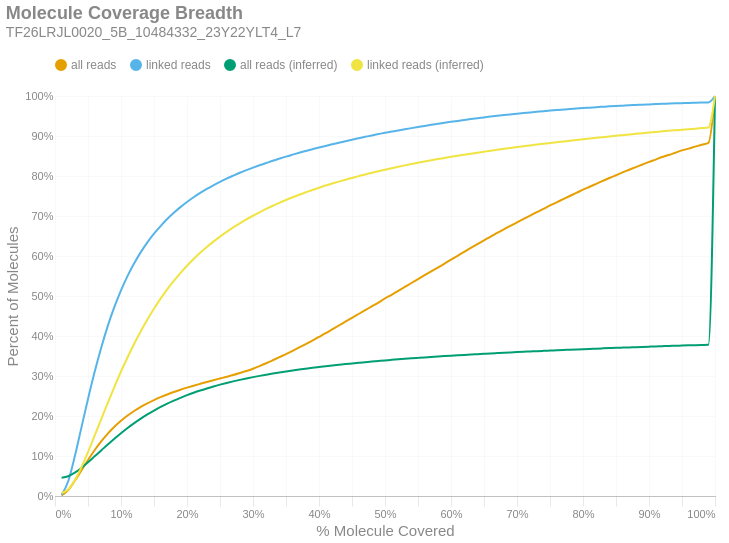

The notebook cell this image was saved under:
### Markdown cell above
### Molecule Read Coverage
This chart shows molecule coverage breadth as computed by the number of bases aligned to that molecule. In other words, "*how much of each unique long molecule is actually sequenced/aligned?*" Keep in mind there is a distinction between sequences and alignments, since some sequences belonging to a particular molecule may not align well and wouldn't appear in the alignment data. This chart also shows molecule coverage breadth as computed by the *inferred fragment* from which the aligned sequences originate. Unlike read coverage, this calculation takes into account the total insert size, including unsequenced gaps between the forward and reverse reads. Like the previous figures, these are cumulative percents.

### Code cell
if SKIPLR:
    print_html(f"Skipped")
else:
    binned_df = consolidated_hist(valids['coverage_bp'], mask, 0.01, True)
    binned_df_inf = consolidated_hist(valids['coverage_inserts'], mask, 0.01, True)
    binned_df = binned_df.with_columns(pl.lit(binned_df_inf['all reads (cumsum)']).alias('all reads (inferred)'))
    binned_df = binned_df.with_columns(pl.lit(binned_df_inf['linked reads (cumsum)']).alias('linked reads (inferred)'))
    binned_df = binned_df.with_columns(
        (pl.col('bin').cast(pl.Float64) + 0.01).alias('right_edge')
    )

    with SafeRender(binned_df):
        (
            density_plot(binned_df, 'Molecule Coverage Breadth', samplename, 'molcov', ['all reads (inferred)','linked reads (inferred)'])
            .encode(
                #x=alt.X('bin:Q', title="% Molecule Covered").axis(format = '%').scale(padding=0),
                x=alt.X('right_edge:Q', title="% Molecule Covered").axis(format='%').scale(padding=0),
                y=alt.Y('value:Q', title='Percent of Molecules')
                    .axis(format='%')
                    .stack(False)
                    .scale(domainMin=0, padding=0),
                color=alt.Color("key:N").scale(domain = ["all reads", "linked reads", "all reads (inferred)", "linked reads (inferred)"]),
                tooltip = [
                    alt.Tooltip("key:N", title = "Data Type"),
                    alt.Tooltip("range_label:N", title="% Molecule Covered"),
                    alt.Tooltip("value:Q", format = ".2%", title="% Molecules")
                ]
            )
        ).display()

### Figure 1 — Vega-Lite specification as saved in the notebook (floating-point values rounded to 4 significant figures)
{"width": "container", "height": 400, "config": {"title": {"anchor": "start", "dy": -15, "fontSize": 18, "color": "#888888", "subtitleColor": "#888888", "subtitleFontSize": 14}, "arc": {"fill": "#0072B2"}, "axis": {"domainColor": "#888888", "domainWidth": 0.5, "gridWidth": 0.2, "grid": false, "titleFontWeight": 400, "titleFontSize": 15, "labelFontSize": 11, "labelColor": "#888888", "tickColor": "#888888", "tickWidth": 0.2, "titleColor": "#888888"}, "axisBand": {"grid": false}, "axisX": {"grid": true, "tickSize": 10, "domainCap": "round"}, "axisY": {"domain": false, "grid": true, "tickSize": 0, "domainCap": "round"}, "background": "transparent", "header": {"labelFontSize": 15, "labelColor": "#888888", "titleFontSize": 15, "titleFontWeight": 600, "titleColor": "#888888"}, "legend": {"labelFont": "sans-serif", "labelFontSize": 12, "labelColor": "#888888", "symbolSize": 100, "symbolType": "circle", "titleFontSize": 12, "titlePadding": 10, "titleColor": "#888888", "title": null, "orient": "top"}, "range": {"category": ["#E69F00", "#56B4E9", "#009E73", "#F0E442", "#0072B2", "#D55E00", "#CC79A7", "#000000"], "diverging": ["#cfe8f3", "#a2d4ec", "#73bfe2", "#46abdb", "#1696d2", "#12719e"]}, "area": {"fill": "#0072B2", "fillOpacity": 0.7, "line": true, "strokeOpacity": 0.7}, "line": {"color": "#0072B2", "stroke": "#0072B2", "strokeWidth": 2}, "trail": {"color": "#0072B2", "stroke": "#0072B2", "strokeWidth": 0, "size": 1}, "point": {"filled": true, "fillOpacity": 1.0, "size": 95}, "text": {"color": "#888888", "fontSize": 11, "align": "right", "fontWeight": 400, "size": 11}, "bar": {"fill": "#0072B2", "stroke": null}, "view": {"stroke": null, "continuousWidth": 660, "continuousHeight": 400}}, "data": {"name": "data-65bfc99a01ee0d73a8d4268fb6ca9380"}, "mark": {"type": "line", "interpolate": "monotone", "point": {"opacity": 0, "size": 275}}, "encoding": {"color": {"field": "key", "scale": {"domain": ["all reads", "linked reads", "all reads (inferred)", "linked reads (inferred)"]}, "type": "nominal"}, "tooltip": [{"field": "key", "title": "Data Type", "type": "nominal"}, {"field": "range_label", "title": "% Molecule Covered", "type": "nominal"}, {"field": "value", "format": ".2%", "title": "% Molecules", "type": "quantitative"}], "x": {"axis": {"format": "%"}, "field": "right_edge", "scale": {"padding": 0}, "title": "% Molecule Covered", "type": "quantitative"}, "y": {"axis": {"format": "%"}, "field": "value", "scale": {"domainMin": 0, "padding": 0}, "stack": false, "title": "Percent of Molecules", "type": "quantitative"}}, "params": [{"name": "param_c36ac31b6afebe62", "select": {"type": "point", "fields": ["key"]}, "bind": "legend"}], "title": {"text": "Molecule Coverage Breadth", "subtitle": "TF26LRJL0020_5B_10484332_23Y22YLT4_L7"}, "transform": [{"fold": ["all reads (cumsum)", "linked reads (cumsum)", "all reads (inferred)", "linked reads (inferred)"]}, {"calculate": "replace(datum.key, ' (cumsum)', '')", "as": "key"}, {"filter": {"param": "param_c36ac31b6afebe62"}}], "usermeta": {"embedOptions": {"downloadFileName": "TF26LRJL0020_5B_10484332_23Y22YLT4_L7.molcov"}}, "$schema": "https://vega.github.io/schema/vega-lite/v6.4.1.json", "datasets": {"data-65bfc99a01ee0d73a8d4268fb6ca9380": [{"bin": "0.0", "interval": "0.0-0.01", "all reads": 0.001193, "linked reads": 0.00228, "all reads (cumsum)": 0.001193, "linked reads (cumsum)": 0.00228, "range_label": "0.0-0.01", "all reads (inferred)": 0.0456, "linked reads (inferred)": 0.007556, "right_edge": 0.01}, {"bin": "0.01", "interval": "0.01-0.02", "all reads": 0.01354, "linked reads": 0.03457, "all reads (cumsum)": 0.01473, "linked reads (cumsum)": 0.03685, "range_label": "0.01-0.02", "all reads (inferred)": 0.04948, "linked reads (inferred)": 0.01642, "right_edge": 0.02}, {"bin": "0.02", "interval": "0.02-0.03", "all reads": 0.02322, "linked reads": 0.06232, "all reads (cumsum)": 0.03796, "linked reads (cumsum)": 0.09917, "range_label": "0.02-0.03", "all reads (inferred)": 0.05829, "linked reads (inferred)": 0.03944, "right_edge": 0.03}, {"bin": "0.03", "interval": "0.03-0.04", "all reads": 0.02619, "linked reads": 0.07177, "all reads (cumsum)": 0.06415, "linked reads (cumsum)": 0.1709, "range_label": "0.03-0.04", "all reads (inferred)": 0.07021, "linked reads (inferred)": 0.07154, "right_edge": 0.04}, {"bin": "0.04", "interval": "0.04-0.05", "all reads": 0.02595, "linked reads": 0.07161, "all reads (cumsum)": 0.09009, "linked reads (cumsum)": 0.2426, "range_label": "0.04-0.05", "all reads (inferred)": 0.08421, "linked reads (inferred)": 0.1097, "right_edge": 0.05}, {"bin": "0.05", "interval": "0.05-0.06", "all reads": 0.02426, "linked reads": 0.06716, "all reads (cumsum)": 0.1144, "linked reads (cumsum)": 0.3097, "range_label": "0.05-0.06", "all reads (inferred)": 0.0991, "linked reads (inferred)": 0.1507, "right_edge": 0.06}, {"bin": "0.06", "interval": "0.06-0.07", "all reads": 0.02193, "linked reads": 0.06081, "all reads (cumsum)": 0.1363, "linked reads (cumsum)": 0.3705, "range_label": "0.06-0.07", "all reads (inferred)": 0.1139, "linked reads (inferred)": 0.1916, "right_edge": 0.07}, {"bin": "0.07", "interval": "0.07-0.08", "all reads": 0.01968, "linked reads": 0.0547, "all reads (cumsum)": 0.156, "linked reads (cumsum)": 0.4252, "range_label": "0.07-0.08", "all reads (inferred)": 0.1289, "linked reads (inferred)": 0.233, "right_edge": 0.08}, {"bin": "0.08", "interval": "0.08-0.09", "all reads": 0.01707, "linked reads": 0.0474, "all reads (cumsum)": 0.173, "linked reads (cumsum)": 0.4726, "range_label": "0.08-0.09", "all reads (inferred)": 0.1433, "linked reads (inferred)": 0.273, "right_edge": 0.09}, {"bin": "0.09", "interval": "0.09-0.1", "all reads": 0.01493, "linked reads": 0.04131, "all reads (cumsum)": 0.188, "linked reads (cumsum)": 0.5139, "range_label": "0.09-0.1", "all reads (inferred)": 0.1571, "linked reads (inferred)": 0.3112, "right_edge": 0.1}, {"bin": "0.1", "interval": "0.1-0.11", "all reads": 0.01315, "linked reads": 0.03628, "all reads (cumsum)": 0.2011, "linked reads (cumsum)": 0.5502, "range_label": "0.1-0.11", "all reads (inferred)": 0.1699, "linked reads (inferred)": 0.347, "right_edge": 0.11}, {"bin": "0.11", "interval": "0.11-0.12", "all reads": 0.01144, "linked reads": 0.03144, "all reads (cumsum)": 0.2125, "linked reads (cumsum)": 0.5816, "range_label": "0.11-0.12", "all reads (inferred)": 0.182, "linked reads (inferred)": 0.3808, "right_edge": 0.12}, {"bin": "0.12", "interval": "0.12-0.13", "all reads": 0.01024, "linked reads": 0.02802, "all reads (cumsum)": 0.2228, "linked reads (cumsum)": 0.6097, "range_label": "0.12-0.13", "all reads (inferred)": 0.1933, "linked reads (inferred)": 0.4121, "right_edge": 0.13}, {"bin": "0.13", "interval": "0.13-0.14", "all reads": 0.009005, "linked reads": 0.02437, "all reads (cumsum)": 0.2318, "linked reads (cumsum)": 0.634, "range_label": "0.13-0.14", "all reads (inferred)": 0.2038, "linked reads (inferred)": 0.4413, "right_edge": 0.14}, {"bin": "0.14", "interval": "0.14-0.15", "all reads": 0.008047, "linked reads": 0.02164, "all reads (cumsum)": 0.2398, "linked reads (cumsum)": 0.6557, "range_label": "0.14-0.15", "all reads (inferred)": 0.2135, "linked reads (inferred)": 0.4683, "right_edge": 0.15}, {"bin": "0.15", "interval": "0.15-0.16", "all reads": 0.007214, "linked reads": 0.01911, "all reads (cumsum)": 0.247, "linked reads (cumsum)": 0.6748, "range_label": "0.15-0.16", "all reads (inferred)": 0.2226, "linked reads (inferred)": 0.4935, "right_edge": 0.16}, {"bin": "0.16", "interval": "0.16-0.17", "all reads": 0.006723, "linked reads": 0.01752, "all reads (cumsum)": 0.2538, "linked reads (cumsum)": 0.6923, "range_label": "0.16-0.17", "all reads (inferred)": 0.2308, "linked reads (inferred)": 0.5165, "right_edge": 0.17}, {"bin": "0.17", "interval": "0.17-0.18", "all reads": 0.006133, "linked reads": 0.01565, "all reads (cumsum)": 0.2599, "linked reads (cumsum)": 0.708, "range_label": "0.17-0.18", "all reads (inferred)": 0.2384, "linked reads (inferred)": 0.5376, "right_edge": 0.18}, {"bin": "0.18", "interval": "0.18-0.19", "all reads": 0.005672, "linked reads": 0.01419, "all reads (cumsum)": 0.2656, "linked reads (cumsum)": 0.7221, "range_label": "0.18-0.19", "all reads (inferred)": 0.2455, "linked reads (inferred)": 0.5572, "right_edge": 0.19}, {"bin": "0.19", "interval": "0.19-0.2", "all reads": 0.005278, "linked reads": 0.01293, "all reads (cumsum)": 0.2709, "linked reads (cumsum)": 0.7351, "range_label": "0.19-0.2", "all reads (inferred)": 0.2521, "linked reads (inferred)": 0.5758, "right_edge": 0.2}, {"bin": "0.2", "interval": "0.2-0.21", "all reads": 0.004953, "linked reads": 0.01183, "all reads (cumsum)": 0.2758, "linked reads (cumsum)": 0.7469, "range_label": "0.2-0.21", "all reads (inferred)": 0.2582, "linked reads (inferred)": 0.5925, "right_edge": 0.21}, {"bin": "0.21", "interval": "0.21-0.22", "all reads": 0.004668, "linked reads": 0.01078, "all reads (cumsum)": 0.2805, "linked reads (cumsum)": 0.7577, "range_label": "0.21-0.22", "all reads (inferred)": 0.2638, "linked reads (inferred)": 0.6081, "right_edge": 0.22}, {"bin": "0.22", "interval": "0.22-0.23", "all reads": 0.00453, "linked reads": 0.009947, "all reads (cumsum)": 0.285, "linked reads (cumsum)": 0.7676, "range_label": "0.22-0.23", "all reads (inferred)": 0.2689, "linked reads (inferred)": 0.6224, "right_edge": 0.23}, {"bin": "0.23", "interval": "0.23-0.24", "all reads": 0.004416, "linked reads": 0.009127, "all reads (cumsum)": 0.2894, "linked reads (cumsum)": 0.7767, "range_label": "0.23-0.24", "all reads (inferred)": 0.2738, "linked reads (inferred)": 0.636, "right_edge": 0.24}, {"bin": "0.24", "interval": "0.24-0.25", "all reads": 0.004308, "linked reads": 0.008522, "all reads (cumsum)": 0.2937, "linked reads (cumsum)": 0.7853, "range_label": "0.24-0.25", "all reads (inferred)": 0.2784, "linked reads (inferred)": 0.6486, "right_edge": 0.25}, {"bin": "0.25", "interval": "0.25-0.26", "all reads": 0.004283, "linked reads": 0.008036, "all reads (cumsum)": 0.298, "linked reads (cumsum)": 0.7933, "range_label": "0.25-0.26", "all reads (inferred)": 0.2826, "linked reads (inferred)": 0.6603, "right_edge": 0.26}, {"bin": "0.26", "interval": "0.26-0.27", "all reads": 0.00441, "linked reads": 0.00751, "all reads (cumsum)": 0.3024, "linked reads (cumsum)": 0.8008, "range_label": "0.26-0.27", "all reads (inferred)": 0.2866, "linked reads (inferred)": 0.6715, "right_edge": 0.27}, {"bin": "0.27", "interval": "0.27-0.28", "all reads": 0.00489, "linked reads": 0.007305, "all reads (cumsum)": 0.3073, "linked reads (cumsum)": 0.8081, "range_label": "0.27-0.28", "all reads (inferred)": 0.2903, "linked reads (inferred)": 0.6817, "right_edge": 0.28}, {"bin": "0.28", "interval": "0.28-0.29", "all reads": 0.005173, "linked reads": 0.006605, "all reads (cumsum)": 0.3125, "linked reads (cumsum)": 0.8147, "range_label": "0.28-0.29", "all reads (inferred)": 0.2939, "linked reads (inferred)": 0.6915, "right_edge": 0.29}, {"bin": "0.29", "interval": "0.29-0.3", "all reads": 0.005755, "linked reads": 0.006151, "all reads (cumsum)": 0.3182, "linked reads (cumsum)": 0.8209, "range_label": "0.29-0.3", "all reads (inferred)": 0.2972, "linked reads (inferred)": 0.7006, "right_edge": 0.3}, {"bin": "0.3", "interval": "0.3-0.31", "all reads": 0.006454, "linked reads": 0.005901, "all reads (cumsum)": 0.3247, "linked reads (cumsum)": 0.8268, "range_label": "0.3-0.31", "all reads (inferred)": 0.3003, "linked reads (inferred)": 0.7093, "right_edge": 0.31}, {"bin": "0.31", "interval": "0.31-0.32", "all reads": 0.007108, "linked reads": 0.005572, "all reads (cumsum)": 0.3318, "linked reads (cumsum)": 0.8323, "range_label": "0.31-0.32", "all reads (inferred)": 0.3033, "linked reads (inferred)": 0.7176, "right_edge": 0.32}, {"bin": "0.32", "interval": "0.32-0.33", "all reads": 0.00752, "linked reads": 0.005673, "all reads (cumsum)": 0.3393, "linked reads (cumsum)": 0.838, "range_label": "0.32-0.33", "all reads (inferred)": 0.3062, "linked reads (inferred)": 0.7256, "right_edge": 0.33}, {"bin": "0.33", "interval": "0.33-0.34", "all reads": 0.007694, "linked reads": 0.005328, "all reads (cumsum)": 0.347, "linked reads (cumsum)": 0.8433, "range_label": "0.33-0.34", "all reads (inferred)": 0.3089, "linked reads (inferred)": 0.733, "right_edge": 0.34}, {"bin": "0.34", "interval": "0.34-0.35", "all reads": 0.007815, "linked reads": 0.005178, "all reads (cumsum)": 0.3548, "linked reads (cumsum)": 0.8485, "range_label": "0.34-0.35", "all reads (inferred)": 0.3114, "linked reads (inferred)": 0.74, "right_edge": 0.35}, {"bin": "0.35", "interval": "0.35-0.36", "all reads": 0.008159, "linked reads": 0.004844, "all reads (cumsum)": 0.363, "linked reads (cumsum)": 0.8534, "range_label": "0.35-0.36", "all reads (inferred)": 0.3139, "linked reads (inferred)": 0.7468, "right_edge": 0.36}, {"bin": "0.36", "interval": "0.36-0.37", "all reads": 0.008306, "linked reads": 0.004725, "all reads (cumsum)": 0.3713, "linked reads (cumsum)": 0.8581, "range_label": "0.36-0.37", "all reads (inferred)": 0.3162, "linked reads (inferred)": 0.7532, "right_edge": 0.37}, {"bin": "0.37", "interval": "0.37-0.38", "all reads": 0.008528, "linked reads": 0.004482, "all reads (cumsum)": 0.3798, "linked reads (cumsum)": 0.8626, "range_label": "0.37-0.38", "all reads (inferred)": 0.3184, "linked reads (inferred)": 0.7592, "right_edge": 0.38}, {"bin": "0.38", "interval": "0.38-0.39", "all reads": 0.008703, "linked reads": 0.004413, "all reads (cumsum)": 0.3885, "linked reads (cumsum)": 0.867, "range_label": "0.38-0.39", "all reads (inferred)": 0.3205, "linked reads (inferred)": 0.7651, "right_edge": 0.39}, {"bin": "0.39", "interval": "0.39-0.4", "all reads": 0.009163, "linked reads": 0.00428, "all reads (cumsum)": 0.3977, "linked reads (cumsum)": 0.8713, "range_label": "0.39-0.4", "all reads (inferred)": 0.3225, "linked reads (inferred)": 0.7706, "right_edge": 0.4}, {"bin": "0.4", "interval": "0.4-0.41", "all reads": 0.00928, "linked reads": 0.003964, "all reads (cumsum)": 0.407, "linked reads (cumsum)": 0.8752, "range_label": "0.4-0.41", "all reads (inferred)": 0.3245, "linked reads (inferred)": 0.7761, "right_edge": 0.41}, {"bin": "0.41", "interval": "0.41-0.42", "all reads": 0.009649, "linked reads": 0.003969, "all reads (cumsum)": 0.4166, "linked reads (cumsum)": 0.8792, "range_label": "0.41-0.42", "all reads (inferred)": 0.3264, "linked reads (inferred)": 0.7812, "right_edge": 0.42}, {"bin": "0.42", "interval": "0.42-0.43", "all reads": 0.009606, "linked reads": 0.004004, "all reads (cumsum)": 0.4262, "linked reads (cumsum)": 0.8832, "range_label": "0.42-0.43", "all reads (inferred)": 0.3281, "linked reads (inferred)": 0.786, "right_edge": 0.43}, {"bin": "0.43", "interval": "0.43-0.44", "all reads": 0.009678, "linked reads": 0.003818, "all reads (cumsum)": 0.4359, "linked reads (cumsum)": 0.887, "range_label": "0.43-0.44", "all reads (inferred)": 0.3298, "linked reads (inferred)": 0.7907, "right_edge": 0.44}, {"bin": "0.44", "interval": "0.44-0.45", "all reads": 0.009617, "linked reads": 0.003808, "all reads (cumsum)": 0.4455, "linked reads (cumsum)": 0.8908, "range_label": "0.44-0.45", "all reads (inferred)": 0.3315, "linked reads (inferred)": 0.7952, "right_edge": 0.45}, {"bin": "0.45", "interval": "0.45-0.46", "all reads": 0.00946, "linked reads": 0.003565, "all reads (cumsum)": 0.455, "linked reads (cumsum)": 0.8944, "range_label": "0.45-0.46", "all reads (inferred)": 0.3331, "linked reads (inferred)": 0.7996, "right_edge": 0.46}, {"bin": "0.46", "interval": "0.46-0.47", "all reads": 0.009545, "linked reads": 0.003504, "all reads (cumsum)": 0.4645, "linked reads (cumsum)": 0.8979, "range_label": "0.46-0.47", "all reads (inferred)": 0.3347, "linked reads (inferred)": 0.804, "right_edge": 0.47}, {"bin": "0.47", "interval": "0.47-0.48", "all reads": 0.009671, "linked reads": 0.003502, "all reads (cumsum)": 0.4742, "linked reads (cumsum)": 0.9014, "range_label": "0.47-0.48", "all reads (inferred)": 0.3361, "linked reads (inferred)": 0.8079, "right_edge": 0.48}, {"bin": "0.48", "interval": "0.48-0.49", "all reads": 0.009382, "linked reads": 0.003373, "all reads (cumsum)": 0.4836, "linked reads (cumsum)": 0.9048, "range_label": "0.48-0.49", "all reads (inferred)": 0.3375, "linked reads (inferred)": 0.8119, "right_edge": 0.49}, {"bin": "0.49", "interval": "0.49-0.5", "all reads": 0.01047, "linked reads": 0.003278, "all reads (cumsum)": 0.494, "linked reads (cumsum)": 0.9081, "range_label": "0.49-0.5", "all reads (inferred)": 0.339, "linked reads (inferred)": 0.8158, "right_edge": 0.5}, {"bin": "0.5", "interval": "0.5-0.51", "all reads": 0.009043, "linked reads": 0.002988, "all reads (cumsum)": 0.5031, "linked reads (cumsum)": 0.911, "range_label": "0.5-0.51", "all reads (inferred)": 0.3403, "linked reads (inferred)": 0.8195, "right_edge": 0.51}, {"bin": "0.51", "interval": "0.51-0.52", "all reads": 0.009895, "linked reads": 0.002957, "all reads (cumsum)": 0.513, "linked reads (cumsum)": 0.914, "range_label": "0.51-0.52", "all reads (inferred)": 0.3416, "linked reads (inferred)": 0.8231, "right_edge": 0.52}, {"bin": "0.52", "interval": "0.52-0.53", "all reads": 0.009669, "linked reads": 0.002881, "all reads (cumsum)": 0.5227, "linked reads (cumsum)": 0.9169, "range_label": "0.52-0.53", "all reads (inferred)": 0.3429, "linked reads (inferred)": 0.8266, "right_edge": 0.53}, {"bin": "0.53", "interval": "0.53-0.54", "all reads": 0.009851, "linked reads": 0.002823, "all reads (cumsum)": 0.5325, "linked reads (cumsum)": 0.9197, "range_label": "0.53-0.54", "all reads (inferred)": 0.3441, "linked reads (inferred)": 0.8299, "right_edge": 0.54}, {"bin": "0.54", "interval": "0.54-0.55", "all reads": 0.009633, "linked reads": 0.002786, "all reads (cumsum)": 0.5421, "linked reads (cumsum)": 0.9225, "range_label": "0.54-0.55", "all reads (inferred)": 0.3453, "linked reads (inferred)": 0.8331, "right_edge": 0.55}, {"bin": "0.55", "interval": "0.55-0.56", "all reads": 0.009869, "linked reads": 0.002756, "all reads (cumsum)": 0.552, "linked reads (cumsum)": 0.9252, "range_label": "0.55-0.56", "all reads (inferred)": 0.3465, "linked reads (inferred)": 0.8363, "right_edge": 0.56}, {"bin": "0.56", "interval": "0.56-0.57", "all reads": 0.009646, "linked reads": 0.002654, "all reads (cumsum)": 0.5617, "linked reads (cumsum)": 0.9279, "range_label": "0.56-0.57", "all reads (inferred)": 0.3476, "linked reads (inferred)": 0.8393, "right_edge": 0.57}, {"bin": "0.57", "interval": "0.57-0.58", "all reads": 0.009374, "linked reads": 0.002556, "all reads (cumsum)": 0.571, "linked reads (cumsum)": 0.9305, "range_label": "0.57-0.58", "all reads (inferred)": 0.3487, "linked reads (inferred)": 0.8422, "right_edge": 0.58}, {"bin": "0.58", "interval": "0.58-0.59", "all reads": 0.009762, "linked reads": 0.002527, "all reads (cumsum)": 0.5808, "linked reads (cumsum)": 0.933, "range_label": "0.58-0.59", "all reads (inferred)": 0.3497, "linked reads (inferred)": 0.8451, "right_edge": 0.59}, {"bin": "0.59", "interval": "0.59-0.6", "all reads": 0.009948, "linked reads": 0.00246, "all reads (cumsum)": 0.5907, "linked reads (cumsum)": 0.9354, "range_label": "0.59-0.6", "all reads (inferred)": 0.3508, "linked reads (inferred)": 0.848, "right_edge": 0.6}, {"bin": "0.6", "interval": "0.6-0.61", "all reads": 0.00974, "linked reads": 0.002336, "all reads (cumsum)": 0.6005, "linked reads (cumsum)": 0.9378, "range_label": "0.6-0.61", "all reads (inferred)": 0.3518, "linked reads (inferred)": 0.8507, "right_edge": 0.61}, {"bin": "0.61", "interval": "0.61-0.62", "all reads": 0.01003, "linked reads": 0.002243, "all reads (cumsum)": 0.6105, "linked reads (cumsum)": 0.94, "range_label": "0.61-0.62", "all reads (inferred)": 0.3527, "linked reads (inferred)": 0.8533, "right_edge": 0.62}, {"bin": "0.62", "interval": "0.62-0.63", "all reads": 0.009812, "linked reads": 0.002199, "all reads (cumsum)": 0.6203, "linked reads (cumsum)": 0.9422, "range_label": "0.62-0.63", "all reads (inferred)": 0.3537, "linked reads (inferred)": 0.8558, "right_edge": 0.63}, {"bin": "0.63", "interval": "0.63-0.64", "all reads": 0.009499, "linked reads": 0.002156, "all reads (cumsum)": 0.6298, "linked reads (cumsum)": 0.9444, "range_label": "0.63-0.64", "all reads (inferred)": 0.3546, "linked reads (inferred)": 0.8583, "right_edge": 0.64}, {"bin": "0.64", "interval": "0.64-0.65", "all reads": 0.00929, "linked reads": 0.002068, "all reads (cumsum)": 0.6391, "linked reads (cumsum)": 0.9464, "range_label": "0.64-0.65", "all reads (inferred)": 0.3555, "linked reads (inferred)": 0.8608, "right_edge": 0.65}, {"bin": "0.65", "interval": "0.65-0.66", "all reads": 0.009559, "linked reads": 0.002115, "all reads (cumsum)": 0.6487, "linked reads (cumsum)": 0.9486, "range_label": "0.65-0.66", "all reads (inferred)": 0.3564, "linked reads (inferred)": 0.8632, "right_edge": 0.66}, {"bin": "0.66", "interval": "0.66-0.67", "all reads": 0.008906, "linked reads": 0.00182, "all reads (cumsum)": 0.6576, "linked reads (cumsum)": 0.9504, "range_label": "0.66-0.67", "all reads (inferred)": 0.3573, "linked reads (inferred)": 0.8655, "right_edge": 0.67}, {"bin": "0.67", "interval": "0.67-0.68", "all reads": 0.009014, "linked reads": 0.001833, "all reads (cumsum)": 0.6666, "linked reads (cumsum)": 0.9522, "range_label": "0.67-0.68", "all reads (inferred)": 0.3582, "linked reads (inferred)": 0.8679, "right_edge": 0.68}, {"bin": "0.68", "interval": "0.68-0.69", "all reads": 0.008819, "linked reads": 0.001787, "all reads (cumsum)": 0.6754, "linked reads (cumsum)": 0.954, "range_label": "0.68-0.69", "all reads (inferred)": 0.359, "linked reads (inferred)": 0.8701, "right_edge": 0.69}, {"bin": "0.69", "interval": "0.69-0.7", "all reads": 0.008866, "linked reads": 0.001765, "all reads (cumsum)": 0.6843, "linked reads (cumsum)": 0.9558, "range_label": "0.69-0.7", "all reads (inferred)": 0.3598, "linked reads (inferred)": 0.8723, "right_edge": 0.7}, {"bin": "0.7", "interval": "0.7-0.71", "all reads": 0.00845, "linked reads": 0.001688, "all reads (cumsum)": 0.6927, "linked reads (cumsum)": 0.9574, "range_label": "0.7-0.71", "all reads (inferred)": 0.3606, "linked reads (inferred)": 0.8744, "right_edge": 0.71}, {"bin": "0.71", "interval": "0.71-0.72", "all reads": 0.008288, "linked reads": 0.001587, "all reads (cumsum)": 0.701, "linked reads (cumsum)": 0.959, "range_label": "0.71-0.72", "all reads (inferred)": 0.3614, "linked reads (inferred)": 0.8764, "right_edge": 0.72}, {"bin": "0.72", "interval": "0.72-0.73", "all reads": 0.008556, "linked reads": 0.001511, "all reads (cumsum)": 0.7096, "linked reads (cumsum)": 0.9605, "range_label": "0.72-0.73", "all reads (inferred)": 0.3621, "linked reads (inferred)": 0.8785, "right_edge": 0.73}, {"bin": "0.73", "interval": "0.73-0.74", "all reads": 0.008174, "linked reads": 0.001519, "all reads (cumsum)": 0.7177, "linked reads (cumsum)": 0.9621, "range_label": "0.73-0.74", "all reads (inferred)": 0.3628, "linked reads (inferred)": 0.8804, "right_edge": 0.74}, {"bin": "0.74", "interval": "0.74-0.75", "all reads": 0.008639, "linked reads": 0.001409, "all reads (cumsum)": 0.7264, "linked reads (cumsum)": 0.9635, "range_label": "0.74-0.75", "all reads (inferred)": 0.3636, "linked reads (inferred)": 0.8823, "right_edge": 0.75}, {"bin": "0.75", "interval": "0.75-0.76", "all reads": 0.00781, "linked reads": 0.001383, "all reads (cumsum)": 0.7342, "linked reads (cumsum)": 0.9649, "range_label": "0.75-0.76", "all reads (inferred)": 0.3643, "linked reads (inferred)": 0.8842, "right_edge": 0.76}, {"bin": "0.76", "interval": "0.76-0.77", "all reads": 0.007992, "linked reads": 0.001318, "all reads (cumsum)": 0.7422, "linked reads (cumsum)": 0.9662, "range_label": "0.76-0.77", "all reads (inferred)": 0.365, "linked reads (inferred)": 0.8861, "right_edge": 0.77}, {"bin": "0.77", "interval": "0.77-0.78", "all reads": 0.007795, "linked reads": 0.001302, "all reads (cumsum)": 0.75, "linked reads (cumsum)": 0.9675, "range_label": "0.77-0.78", "all reads (inferred)": 0.3657, "linked reads (inferred)": 0.8881, "right_edge": 0.78}, {"bin": "0.78", "interval": "0.78-0.79", "all reads": 0.007695, "linked reads": 0.001187, "all reads (cumsum)": 0.7577, "linked reads (cumsum)": 0.9687, "range_label": "0.78-0.79", "all reads (inferred)": 0.3664, "linked reads (inferred)": 0.89, "right_edge": 0.79}, {"bin": "0.79", "interval": "0.79-0.8", "all reads": 0.008085, "linked reads": 0.001226, "all reads (cumsum)": 0.7658, "linked reads (cumsum)": 0.9699, "range_label": "0.79-0.8", "all reads (inferred)": 0.3671, "linked reads (inferred)": 0.8918, "right_edge": 0.8}, {"bin": "0.8", "interval": "0.8-0.81", "all reads": 0.007266, "linked reads": 0.001042, "all reads (cumsum)": 0.773, "linked reads (cumsum)": 0.9709, "range_label": "0.8-0.81", "all reads (inferred)": 0.3678, "linked reads (inferred)": 0.8936, "right_edge": 0.81}, {"bin": "0.81", "interval": "0.81-0.82", "all reads": 0.007369, "linked reads": 0.001129, "all reads (cumsum)": 0.7804, "linked reads (cumsum)": 0.9721, "range_label": "0.81-0.82", "all reads (inferred)": 0.3684, "linked reads (inferred)": 0.8953, "right_edge": 0.82}, {"bin": "0.82", "interval": "0.82-0.83", "all reads": 0.00735, "linked reads": 0.001053, "all reads (cumsum)": 0.7877, "linked reads (cumsum)": 0.9731, "range_label": "0.82-0.83", "all reads (inferred)": 0.3691, "linked reads (inferred)": 0.8971, "right_edge": 0.83}, {"bin": "0.83", "interval": "0.83-0.84", "all reads": 0.007268, "linked reads": 0.001043, "all reads (cumsum)": 0.795, "linked reads (cumsum)": 0.9742, "range_label": "0.83-0.84", "all reads (inferred)": 0.3697, "linked reads (inferred)": 0.8989, "right_edge": 0.84}, {"bin": "0.84", "interval": "0.84-0.85", "all reads": 0.006939, "linked reads": 0.0009405, "all reads (cumsum)": 0.802, "linked reads (cumsum)": 0.9751, "range_label": "0.84-0.85", "all reads (inferred)": 0.3704, "linked reads (inferred)": 0.9006, "right_edge": 0.85}, {"bin": "0.85", "interval": "0.85-0.86", "all reads": 0.007011, "linked reads": 0.0008265, "all reads (cumsum)": 0.809, "linked reads (cumsum)": 0.9759, "range_label": "0.85-0.86", "all reads (inferred)": 0.3709, "linked reads (inferred)": 0.9022, "right_edge": 0.86}, {"bin": "0.86", "interval": "0.86-0.87", "all reads": 0.006667, "linked reads": 0.0008302, "all reads (cumsum)": 0.8156, "linked reads (cumsum)": 0.9768, "range_label": "0.86-0.87", "all reads (inferred)": 0.3716, "linked reads (inferred)": 0.9038, "right_edge": 0.87}, {"bin": "0.87", "interval": "0.87-0.88", "all reads": 0.006688, "linked reads": 0.0007819, "all reads (cumsum)": 0.8223, "linked reads (cumsum)": 0.9775, "range_label": "0.87-0.88", "all reads (inferred)": 0.3722, "linked reads (inferred)": 0.9055, "right_edge": 0.88}, {"bin": "0.88", "interval": "0.88-0.89", "all reads": 0.00644, "linked reads": 0.0008079, "all reads (cumsum)": 0.8288, "linked reads (cumsum)": 0.9783, "range_label": "0.88-0.89", "all reads (inferred)": 0.3728, "linked reads (inferred)": 0.9071, "right_edge": 0.89}, {"bin": "0.89", "interval": "0.89-0.9", "all reads": 0.006438, "linked reads": 0.0007051, "all reads (cumsum)": 0.8352, "linked reads (cumsum)": 0.979, "range_label": "0.89-0.9", "all reads (inferred)": 0.3734, "linked reads (inferred)": 0.9087, "right_edge": 0.9}, {"bin": "0.9", "interval": "0.9-0.91", "all reads": 0.005867, "linked reads": 0.0007001, "all reads (cumsum)": 0.8411, "linked reads (cumsum)": 0.9798, "range_label": "0.9-0.91", "all reads (inferred)": 0.374, "linked reads (inferred)": 0.9102, "right_edge": 0.91}, {"bin": "0.91", "interval": "0.91-0.92", "all reads": 0.00642, "linked reads": 0.0006976, "all reads (cumsum)": 0.8475, "linked reads (cumsum)": 0.9804, "range_label": "0.91-0.92", "all reads (inferred)": 0.3745, "linked reads (inferred)": 0.9117, "right_edge": 0.92}, {"bin": "0.92", "interval": "0.92-0.93", "all reads": 0.005179, "linked reads": 0.000575, "all reads (cumsum)": 0.8527, "linked reads (cumsum)": 0.981, "range_label": "0.92-0.93", "all reads (inferred)": 0.3751, "linked reads (inferred)": 0.9132, "right_edge": 0.93}, {"bin": "0.93", "interval": "0.93-0.94", "all reads": 0.005628, "linked reads": 0.0005688, "all reads (cumsum)": 0.8583, "linked reads (cumsum)": 0.9816, "range_label": "0.93-0.94", "all reads (inferred)": 0.3756, "linked reads (inferred)": 0.9145, "right_edge": 0.94}, {"bin": "0.94", "interval": "0.94-0.95", "all reads": 0.005676, "linked reads": 0.0005378, "all reads (cumsum)": 0.864, "linked reads (cumsum)": 0.9821, "range_label": "0.94-0.95", "all reads (inferred)": 0.3761, "linked reads (inferred)": 0.9158, "right_edge": 0.95}, {"bin": "0.95", "interval": "0.95-0.96", "all reads": 0.004517, "linked reads": 0.0005328, "all reads (cumsum)": 0.8685, "linked reads (cumsum)": 0.9827, "range_label": "0.95-0.96", "all reads (inferred)": 0.3766, "linked reads (inferred)": 0.9171, "right_edge": 0.96}, {"bin": "0.96", "interval": "0.96-0.97", "all reads": 0.004898, "linked reads": 0.000461, "all reads (cumsum)": 0.8734, "linked reads (cumsum)": 0.9831, "range_label": "0.96-0.97", "all reads (inferred)": 0.3771, "linked reads (inferred)": 0.9184, "right_edge": 0.97}, {"bin": "0.97", "interval": "0.97-0.98", "all reads": 0.004709, "linked reads": 0.0004597, "all reads (cumsum)": 0.8781, "linked reads (cumsum)": 0.9836, "range_label": "0.97-0.98", "all reads (inferred)": 0.3776, "linked reads (inferred)": 0.9197, "right_edge": 0.98}, {"bin": "0.98", "interval": "0.98-0.99", "all reads": 0.004439, "linked reads": 0.0004213, "all reads (cumsum)": 0.8825, "linked reads (cumsum)": 0.984, "range_label": "0.98-0.99", "all reads (inferred)": 0.3782, "linked reads (inferred)": 0.9211, "right_edge": 0.99}, {"bin": "0.99", "interval": "0.99-1.0", "all reads": 0.1175, "linked reads": 0.016, "all reads (cumsum)": 1.0, "linked reads (cumsum)": 1.0, "range_label": "0.99-1.0", "all reads (inferred)": 1.0, "linked reads (inferred)": 1.0, "right_edge": 1.0}]}}
